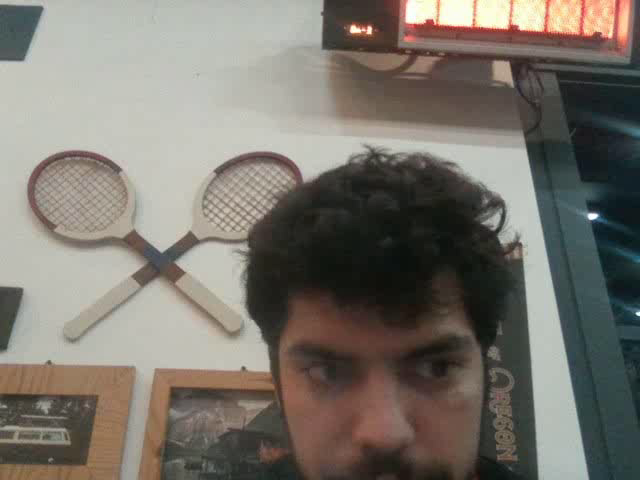
#> input picture frame 0 of kaydedilen1.mp4, 640 x 480 px, given in place of the camera
$ python trials.py
#> lines starting #> are read from the running program, lines starting #| are printed output that depends on the picture; after the words box and inside, x2 and y2 are one past the last pixel; in counts of white or black regions, pixels touching at a corner belong together

# -*- coding: utf-8 -*-
import cv2

import numpy as np


camera = cv2.VideoCapture(0)

fourcc = cv2.VideoWriter_fourcc(*'XVID')

out = cv2.VideoWriter("kaydedilen1.mp4",fourcc,30.0,(640,480))

def nothing(x):
    pass


lower = np.array([87,50,50])
upper = np.array([110,255,255])


while camera.isOpened():
    _, frame = camera.read()
#> frame is the input picture: shape (480, 640, 3); mean B, G, R 108.3, 116.5, 121.4


    hsv = cv2.cvtColor(frame, cv2.COLOR_BGR2HSV)
#> hsv: shape (480, 640, 3); mean H, S, V 35.9, 47.6, 124.8


    mask = cv2.inRange(hsv, lower, upper)
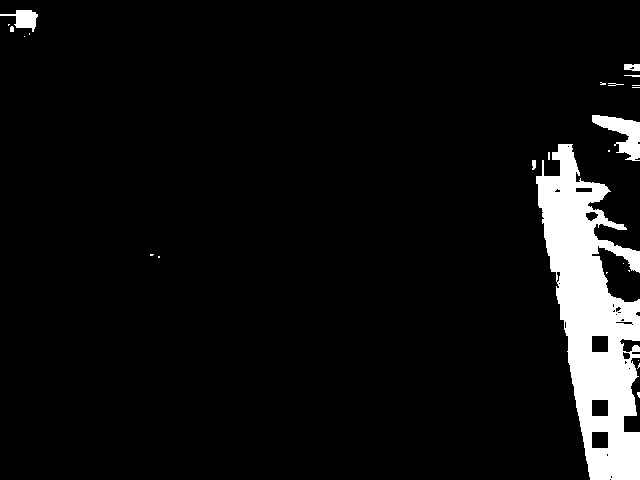
#> mask: shape (480, 640); 6.4% white; 24 white regions (16 under 20 px)

    res = cv2.bitwise_and(frame, frame,mask=mask)
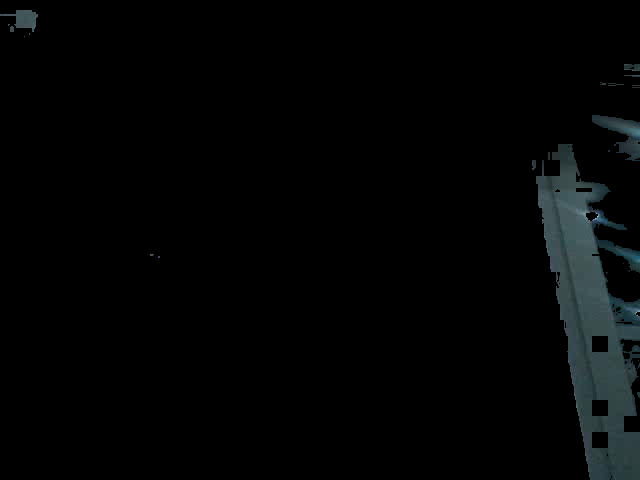
#> res: shape (480, 640, 3); mean B, G, R 4.8, 4.7, 3.4


    cv2.imshow("frame", frame)
    cv2.imshow("hsv", mask)
    cv2.imshow("res", res)
    out.write(frame)
    contours, _ = cv2.findContours(mask, cv2.RETR_TREE, cv2.CHAIN_APPROX_SIMPLE)
#> contours = 48 contours, 34 with area under 20; largest, box (x1, y1, x2, y2) and area: (536, 144, 640, 480) 18522, (592, 115, 640, 161) 919, (0, 10, 38, 32) 347, (591, 431, 609, 449) 287, (591, 399, 609, 417) 287

    for contour in contours:
        area = cv2.contourArea(contour)
        print(contour)

        if area > 1000:
            cv2.drawContours(frame, contours,-1,(0,0,255),2)
#> (the run stopped early here; a loop or call above may not have finished)
